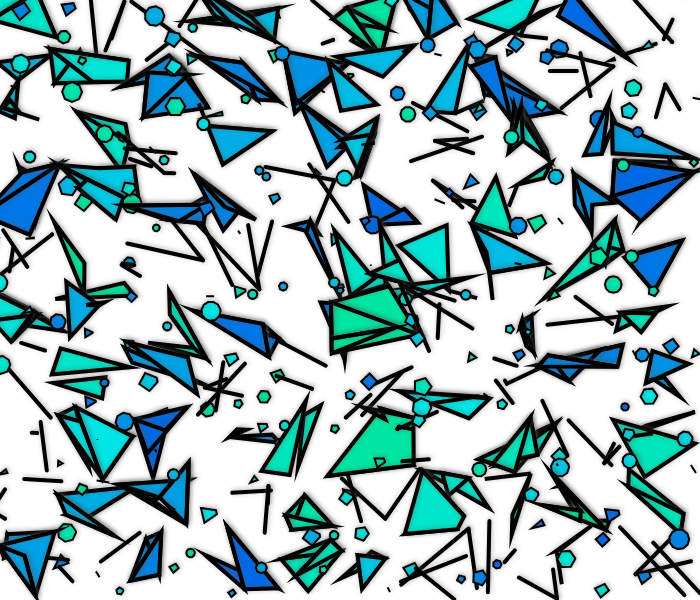
Frame 1 (no input)
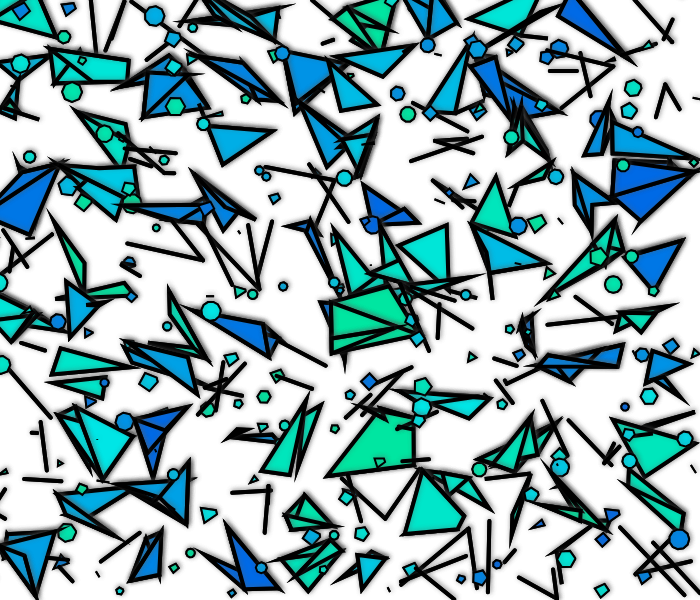
Frame 2 (the mouse pressed at the canvas centre, redrawn once)

The p5.js sketch that drew these frames (run headless with seeded random() and noise() and a simulated clock; the mouse was pressed at the canvas centre and the sketch redrawn once):

// p5.js sketch
// ── sketch.js


function preload() {

}

let rows = 10;
let cols = rows;

let unitHeight;
let unitWidth;
let shapeModes;

function setup() {
    createCanvas(700, 600)   
    background(255)
    unitHeight = height/rows;
    unitWidth = width/cols;

    shapeModes = [TRIANGLE_STRIP,  QUAD_STRIP, LINES, TRIANGLES]

    drawingContext.shadowOffsetX = 1;
    drawingContext.shadowOffsetY = -1;
    drawingContext.shadowBlur = 5;
    drawingContext.shadowColor = 'rgba(90,90,90, 0.4)';
}


colr = [1,4, 3, 9]
function getColor(){
    colorMode(HSB, 100);
    colBase = parseInt(random(45, 60));
    console.log(colBase)
    return color(colBase, 100, 90);
}


function draw() {
    noLoop();
    randomSeed(5)
    overlapfactor = 3;
    
    for (x=0; x < cols; x++){
        minX = unitWidth*x - unitWidth/overlapfactor;
        maxX = minX + unitWidth + unitWidth/overlapfactor;

        for (y=0; y< rows; y++){
            minY = unitHeight*y - unitHeight/overlapfactor;
            maxY = minY + unitHeight + unitHeight/overlapfactor;
        
            push()
            strokeWeight(4)
            fill(getColor());
            createShape(minX, minY, maxX, maxY, random(3, 7), .97)
           
            pop();


            push();
            fill(getColor())
            strokeWeight(2)
            polygon(random(minX, maxX), random(minY, maxY), random(3, 10), random(3,12))
            polygon(random(minX, maxX), random(minY, maxY), random(3, 9), random(1,5))
            pop();
            //createShape(minX, minY, maxX, maxY, random(3, 7), .97)

            //rand effects
            // push()
            // shearX(PI / random(3, 5))
            // shearY(PI / random(3, 5))
            // pop()       
            
            // polygon(random(currX, maxX), random(currY, maxY), random(2, 15), random(3,8))
            // polygon(random(currX, maxX), random(currY, maxY), random(1, 3), random(3,8))
            // polygon(random(currX, maxX), random(currY, maxY), random(1, 3), random(3,8))
            // polygon(random(currX, maxX), random(currY, maxY), random(1, 3), random(3,8))
            //polygon(random(currX, maxX), random(currY, maxY), random(5, 90), random(3,8))
        }
    }

}



function createShape(minX, minY, maxX, maxY, numpts){    

    beginShape(random(shapeModes));
    //beginShape(QUADS)
    for (i=0; i< numpts; i++){
        vertex(random(minX, maxX), random(minY, maxY))
    }
    endShape(CLOSE)
}

function createCurvedShape(minX, minY, maxX, maxY, numpts){    
    beginShape();
    curveTightness(random(1,5));
    for (i=0; i< numpts; i++){
        curveVertex(random(minX, maxX), random(minY, maxY))
    }
    endShape(CLOSE)
}

//regular polygon code from: https://p5js.org/examples/form-regular-polygon.html
function polygon(x, y, radius, npoints) {
    let angle = TWO_PI / npoints;
    beginShape();
    for (let a = 0; a < TWO_PI; a += angle) {
      let sx = x + cos(a) * radius;
      let sy = y + sin(a) * radius;
      vertex(sx, sy);
    }
    endShape(CLOSE);
  }
